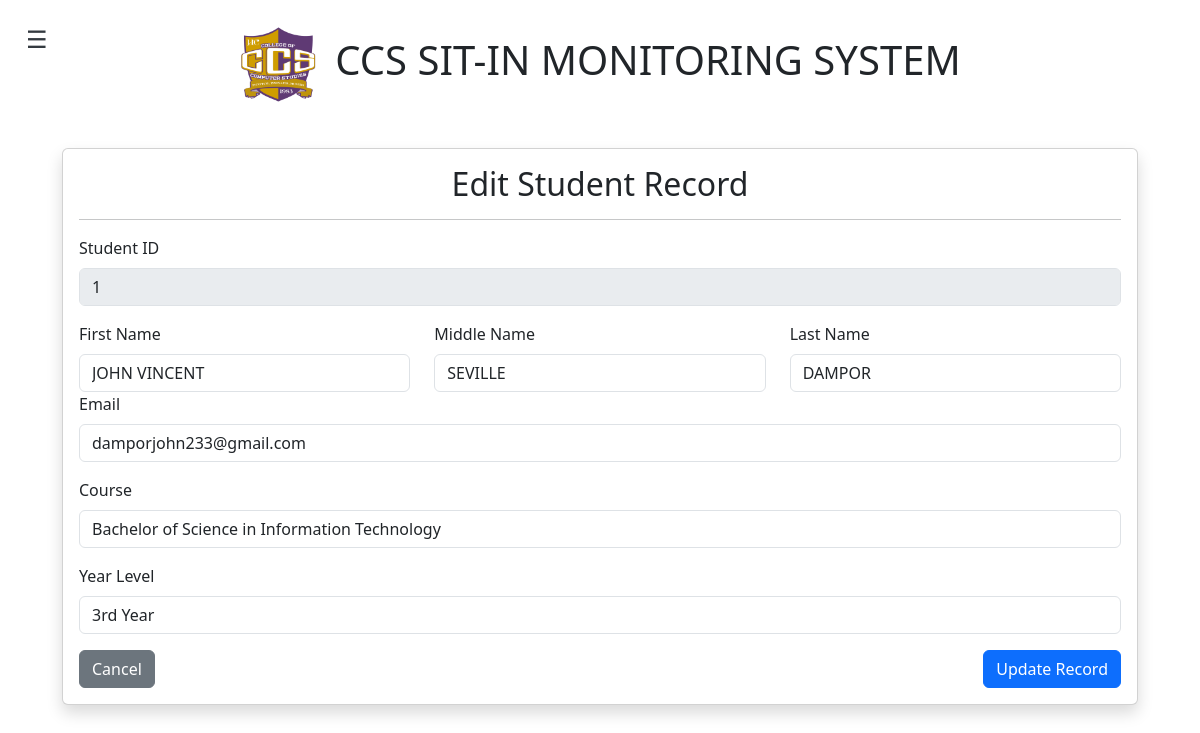
The page /edit_student_record (signed in) on the database as committed earlier.
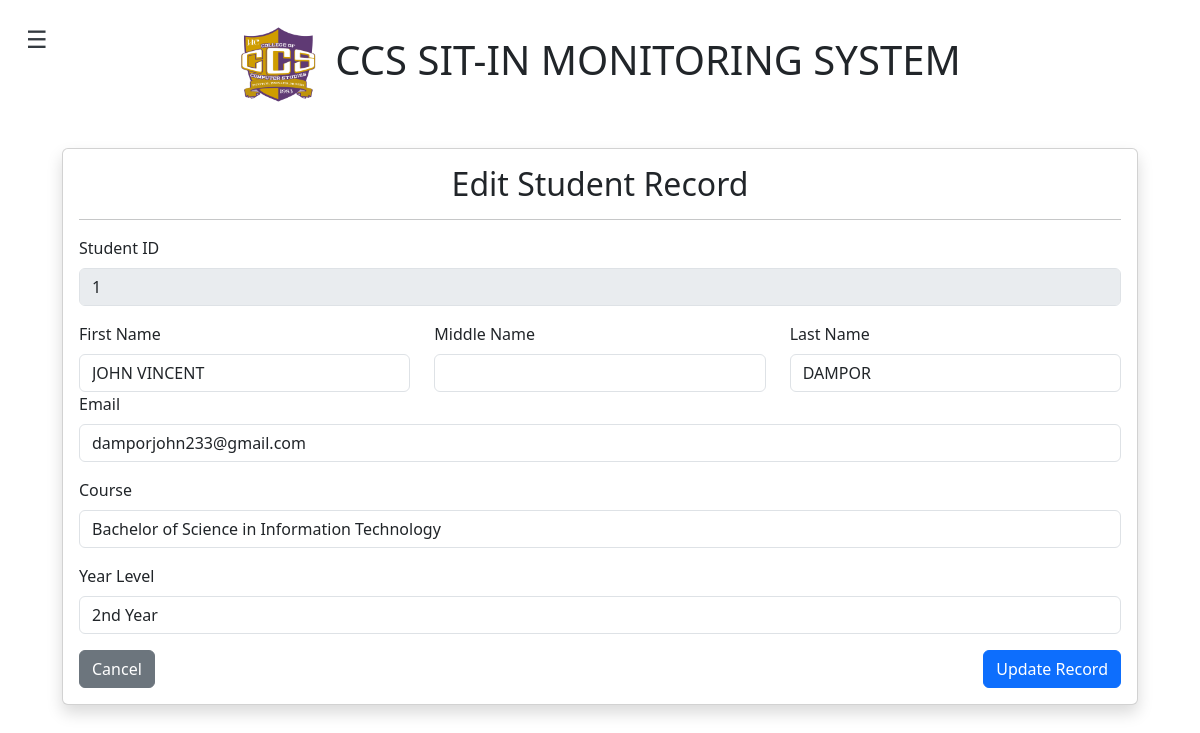
The same page on the database as committed later.
### tables this page shows
CREATE TABLE students (
                    id INTEGER PRIMARY KEY AUTOINCREMENT,
                    idno TEXT UNIQUE NOT NULL,
                    username TEXT UNIQUE NOT NULL,
                    password TEXT NOT NULL,
                    firstname TEXT NOT NULL,
                    lastname TEXT NOT NULL,
                    midname TEXT,
                    course TEXT,
                    yearlevel TEXT,
                    email TEXT UNIQUE NOT NULL,
                    registration_date TEXT NOT NULL
                , remaining_sessions INTEGER DEFAULT 5);

### app.py (the view, shortened to what this page needs)
@app.route('/edit_student_record', methods=['GET', 'POST'])
def edit_student_record():
    print("Session Data:", session)
    if 'username' not in session or session.get('role') != 'student':
        flash("Unauthorized access.", "danger")
        return redirect(url_for('login_dashboard'))
    username = session.get('username')
    conn_user = get_db_connection('studentuser.db')
    cur_user = conn_user.cursor()
    cur_user.execute("""
        SELECT id, idno, username, password, firstname, lastname, midname, course, yearlevel, email, registration_date, remaining_sessions
        FROM students WHERE username = ?
    """, (username,))
    student = cur_user.fetchone()
    print("Fetched Student Record:", student)
    if not student:
        flash("Student record not found.", "danger")
        conn_user.close()
        return redirect(url_for('student_dashboard'))
    conn_user.close()
    student_dict = {
        'id': student[0],
        'idno': student[1],
        'username': student[2],
        'firstname': student[4],
        'lastname': student[5],
        'midname': student[6] if student[6] else '',
        'course': student[7] if student[7] else '',
        'yearlevel': student[8],
        'email': student[9] if student[9] else '',
        'registration_date': student[10],
        'remaining_sessions': student[11]
    }
    return render_template('edit_student_record.html', student=student_dict)

### app.py (called while the page is built)
def get_db_connection(db_name='studentuser.db'):
    conn = sqlite3.connect(db_name)
    conn.row_factory = sqlite3.Row
    return conn

### templates/edit_student_record.html (shortened to what this page needs)
{% extends "base.html" %}
{% block content %}
<button class="menu-toggle" onclick="toggleSidebar()">
    &#9776;
</button>
<div class="content" id="content">
    <div class="card shadow">
        <div class="card-body">
            <h2 class="text-center">Edit Student Record</h2>
            <hr>
            {% if student %}
            <form method="POST" action="{{ url_for('edit_student_record') }}">
                <div class="mb-3">
                    <label for="id" class="form-label">Student ID</label>
                    <input type="text" class="form-control" id="id" name="id" value="{{ student.id }}" readonly>
                </div>
                <div class="row">
                    <div class="col-md-4">
                        <label for="firstname" class="form-label">First Name</label>
                        <input type="text" class="form-control" id="firstname" name="firstname"
                               value="{{ student.firstname or '' }}" required>
                    </div>
                    <div class="col-md-4">
                        <label for="midname" class="form-label">Middle Name</label>
                        <input type="text" class="form-control" id="midname" name="midname"
                               value="{{ student.midname or '' }}">
                    </div>
                    <div class="col-md-4">
                        <label for="lastname" class="form-label">Last Name</label>
                        <input type="text" class="form-control" id="lastname" name="lastname"
                               value="{{ student.lastname or '' }}" required>
                    </div>
                </div>
                <div class="mb-3">
                    <label for="email" class="form-label">Email</label>
                    <input type="email" class="form-control" id="email" name="email"
                           value="{{ student.email or '' }}" required>
                </div>
                <div class="mb-3">
                    <label for="course" class="form-label">Course</label>
                    <input type="text" class="form-control" id="course" name="course"
                           value="{{ student.course or '' }}">
                </div>
                <div class="mb-3">
                    <label for="yearlevel" class="form-label">Year Level</label>
                    <select class="form-control" id="yearlevel" name="yearlevel" required>
                        <option value="2" {% if student.yearlevel|string == "2" %}selected{% endif %}>2nd Year</option>
                        <option value="3" {% if student.yearlevel|string == "3" %}selected{% endif %}>3rd Year</option>
                    </select>
                </div>
                <div class="d-flex justify-content-between">
                    <a href="{{ url_for('student_dashboard') }}" class="btn btn-secondary">Cancel</a>
                    <button type="submit" class="btn btn-primary">Update Record</button>
                </div>
            </form>
            {% else %}
                <p class="text-center text-danger">Student record not found.</p>
            {% endif %}
        </div>
    </div>
</div>
{% endblock %}

Rows that differ between the two databases and show on the page:
changed students "JOHN VINCENT": yearlevel "3rd Year" → "2nd Year"; midname "SEVILLE" → (not shown)
